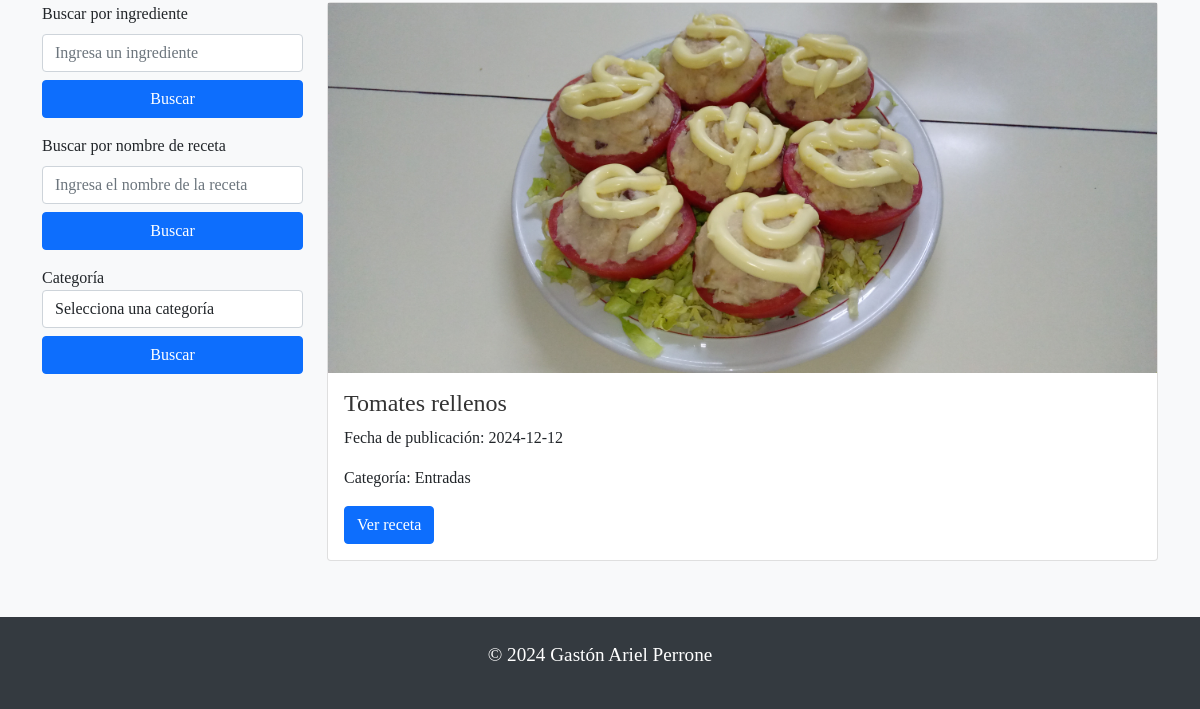
The page /consultar_recetas (lower part) on the database as committed earlier.
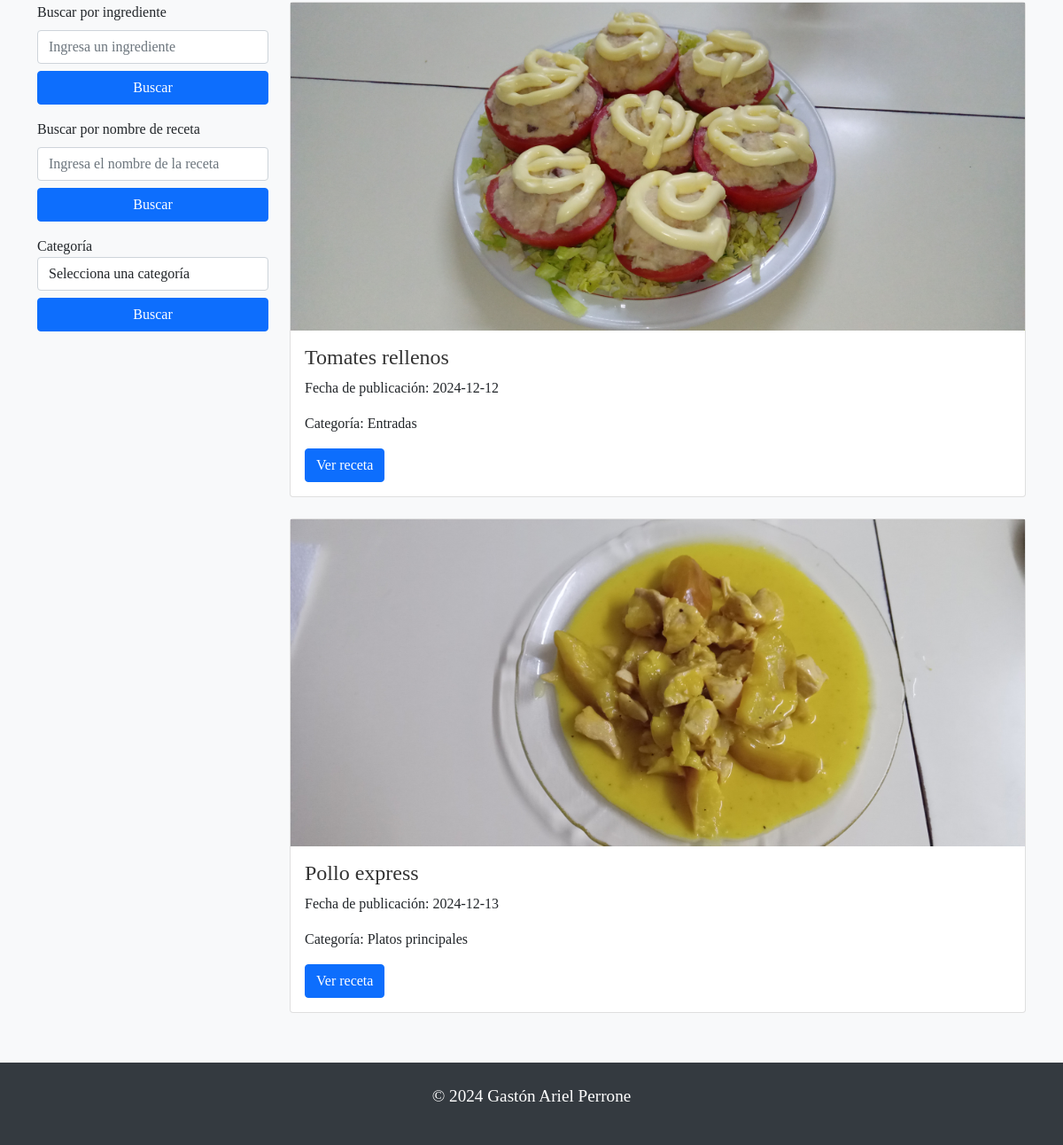
The same page on the database as committed later.
### modelo_orm.py (models this page shows)
class BaseModel(Model):
    class Meta:
        database = db

class Receta(BaseModel):
    id_receta = AutoField(primary_key=True)
    nombre_receta = CharField()
    imagen_receta = CharField()  # Ruta de la imagen
    ingredientes = CharField()
    preparacion = CharField()
    fecha_publicacion = DateField(default=date.today)  # Fecha automática
    categoria = ForeignKeyField(Categoria, backref='recetas')

class Categoria(BaseModel):
    nombre_categoria = CharField(unique=True)

### modelo_orm.py (the view)
@app.route('/consultar_recetas', methods=['GET'])
def consultar_recetas():
    ingrediente = request.args.get('ingredients')
    nombre_receta = request.args.get('recipeName')
    categoria = request.args.get('category')
    page = int(request.args.get('page', 1))  # Página actual, por defecto la 1
    recetas_por_pagina = 5
    offset = (page - 1) * recetas_por_pagina
    query = Receta.select()
    if ingrediente:
        query = query.where(Receta.ingredientes.contains(ingrediente))
    if nombre_receta:
        query = query.where(Receta.nombre_receta.contains(nombre_receta))
    if categoria:
        query = query.join(Categoria).where(Categoria.nombre_categoria == categoria)
    recetas = list(query.limit(recetas_por_pagina).offset(offset))
    total_recetas = query.count()
    total_paginas = (total_recetas // recetas_por_pagina) + (1 if total_recetas % recetas_por_pagina > 0 else 0)
    categorias = Categoria.select()
    return render_template('Consultar_recetas.html', recetas=recetas, page=page, total_paginas=total_paginas, categorias=categorias)

### templates/Consultar_recetas.html (shortened to what this page needs)
<!DOCTYPE html>
<html lang="es">
<head>
  <link href="https://cdn.jsdelivr.net/npm/bootstrap@5.0.0-beta3/dist/css/bootstrap.min.css" rel="stylesheet" />
  <link href="../static/styles.css" rel="stylesheet" type="text/css" />
</head>
<body>
  <main class="container mt-5">
    <div class="row mt-4">
      <div class="col-md-3">
        <form id="form-buscar-ingrediente" action="{{ url_for('consultar_recetas') }}" method="GET">
          <div class="mb-3">
            <label for="ingredients" class="form-label">Buscar por ingrediente</label>
            <input type="text" class="form-control" id="ingrediente" name="ingredients" placeholder="Ingresa un ingrediente" value="{{ request.args.get('ingredients', '') }}" />
            <button type="submit" class="btn btn-primary mt-2 w-100">Buscar</button>
          </div>
        </form>
        <form id="form-buscar-nombre" action="{{ url_for('consultar_recetas') }}" method="GET">
          <div class="mb-3">
            <label for="recipeName" class="form-label">Buscar por nombre de receta</label>
            <input type="text" class="form-control" id="nombre-receta" name="recipeName" placeholder="Ingresa el nombre de la receta" value="{{ request.args.get('recipeName', '') }}" />
            <button type="submit" class="btn btn-primary mt-2 w-100">Buscar</button>
          </div>
        </form>
        <form id="form-buscar-categoria" action="{{ url_for('consultar_recetas') }}" method="GET">
          <div class="form-group">
            <label for="category">Categoría</label>
            <select class="form-control" id="category" name="category" required>
              <option value="" selected>Selecciona una categoría</option>
            </select>
            <button type="submit" class="btn btn-primary mt-2 w-100">Buscar</button>
          </div>
        </form>
      </div>
      <div class="col-md-9">
        <div id="resultado-recetas">
          {% if recetas %}
            {% for receta in recetas %}
              <div class="card mb-4">
                <img src="{{ url_for('static', filename='uploads/' + receta.imagen_receta) }}" alt="{{ receta.nombre_receta }}">
                <div class="card-body">
                  <h5 class="card-title">{{ receta.nombre_receta }}</h5>
                  <p class="card-text">Fecha de publicación: {{ receta.fecha_publicacion }}</p>
                  <p class="card-text">Categoría: {{ receta.categoria.nombre_categoria }}</p>
                  <a href="{{ url_for('ver_receta', id_receta=receta.id_receta) }}" class="btn btn-primary">Ver receta</a>
                </div>
              </div>
            {% endfor %}
          {% else %}
            <p>¡Lo siento! No encontré ninguna receta.</p>
          {% endif %}
        </div>
      </div>
    </div>
  </main>
  <footer class="text-center py-4">
    <p>&copy; 2024 Gastón Ariel Perrone</p>
  </footer>
</body>
</html>

### static/styles.css (style rules this page uses)
body { font-family: 'Playfair Display', serif; background-color: #f8f9fa; }
h1, h2, h3, h4, h5, h6, li, button { font-family: 'Playfair Display', serif; }
p { font-size: 1.2rem; }
.btn { font-size: 1rem; }
footer { background-color: #343a40; color: #ffffff; text-align: center; padding: 1rem; margin-top: 2rem; display: flex; justify-content: center; }
p { font-size: 1.2rem; margin-bottom: 1rem; }
img { max-width: 100%; height: auto; }
.card-title { font-size: 1.5rem; color: #333; }
.card-text { font-size: 1rem; line-height: 1.5; }

Rows that differ between the two databases and show on the page:
added Receta: imagen_receta (picture), nombre_receta "Pollo express", fecha_publicacion "2024-12-13", categoria.nombre_categoria "Platos principales"
